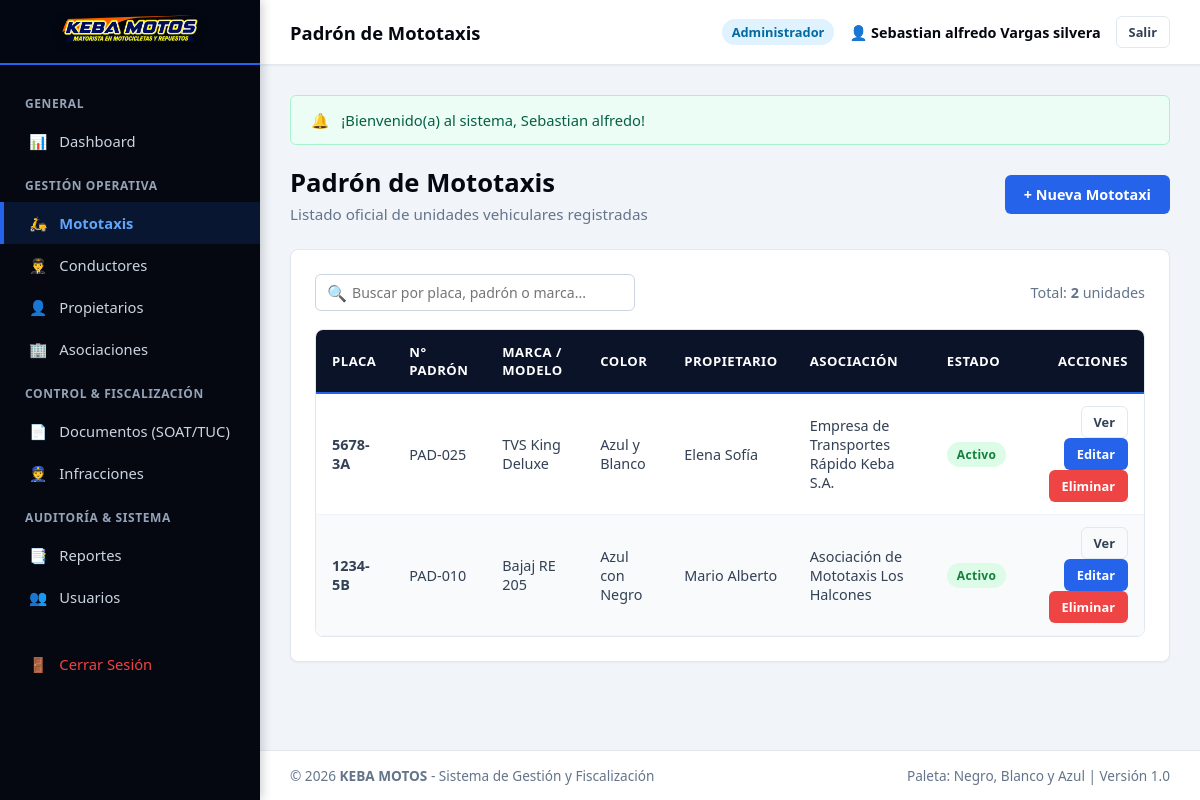
Page /views/vehiculos/listar_vehiculos.php (signed in) on the committed database.
### tables this page shows
CREATE TABLE `vehiculos` (
  `id_vehiculo` INT AUTO_INCREMENT PRIMARY KEY,
  `placa` VARCHAR(10) NOT NULL UNIQUE,
  `numero_padron` VARCHAR(20) NULL,
  `marca` VARCHAR(50) NOT NULL,
  `modelo` VARCHAR(50) NULL,
  `color` VARCHAR(50) NOT NULL,
  `anio_fabricacion` YEAR NULL,
  `numero_motor` VARCHAR(50) NULL,
  `numero_chasis` VARCHAR(50) NULL,
  `id_propietario` INT NOT NULL,
  `id_asociacion` INT NULL,
  `foto` VARCHAR(255) NULL,
  `estado` ENUM('Activo', 'Inactivo', 'De Baja', 'Observado') DEFAULT 'Activo',
  `created_at` TIMESTAMP DEFAULT CURRENT_TIMESTAMP,
  `updated_at` TIMESTAMP DEFAULT CURRENT_TIMESTAMP ON UPDATE CURRENT_TIMESTAMP,
  CONSTRAINT `fk_vehiculos_propietarios` FOREIGN KEY (`id_propietario`) REFERENCES `propietarios` (`id_propietario`) ON UPDATE CASCADE,
  CONSTRAINT `fk_vehiculos_asociaciones` FOREIGN KEY (`id_asociacion`) REFERENCES `asociaciones` (`id_asociacion`) ON UPDATE CASCADE ON DELETE SET NULL
);

CREATE TABLE `propietarios` (
  `id_propietario` INT AUTO_INCREMENT PRIMARY KEY,
  `tipo_documento` ENUM('DNI', 'RUC', 'Carnet Extranjeria') DEFAULT 'DNI',
  `numero_documento` VARCHAR(20) NOT NULL UNIQUE,
  `nombres_razon_social` VARCHAR(150) NOT NULL,
  `apellidos` VARCHAR(150) NULL,
  `telefono` VARCHAR(20) NULL,
  `email` VARCHAR(100) NULL,
  `direccion` VARCHAR(255) NULL,
  `estado` ENUM('Activo', 'Inactivo') DEFAULT 'Activo',
  `created_at` TIMESTAMP DEFAULT CURRENT_TIMESTAMP,
  `updated_at` TIMESTAMP DEFAULT CURRENT_TIMESTAMP ON UPDATE CURRENT_TIMESTAMP
);

CREATE TABLE `asociaciones` (
  `id_asociacion` INT AUTO_INCREMENT PRIMARY KEY,
  `nombre` VARCHAR(150) NOT NULL,
  `ruc` VARCHAR(11) UNIQUE NULL,
  `resolucion_municipal` VARCHAR(100) NULL,
  `direccion` VARCHAR(200) NULL,
  `telefono` VARCHAR(20) NULL,
  `presidente` VARCHAR(150) NULL,
  `color_distintivo` VARCHAR(50) NULL,
  `cantidad_paraderos` INT DEFAULT 1,
  `estado` ENUM('Activo', 'Inactivo') DEFAULT 'Activo',
  `created_at` TIMESTAMP DEFAULT CURRENT_TIMESTAMP,
  `updated_at` TIMESTAMP DEFAULT CURRENT_TIMESTAMP ON UPDATE CURRENT_TIMESTAMP
);

### helpers/funciones.php (called while the page is built, shortened)
<?php
function vistaUrl($ruta) {
    return BASE_URL . 'views/' . ltrim($ruta, '/');
}
function controladorUrl($ruta) {
    return BASE_URL . 'controllers/' . ltrim($ruta, '/');
}

### config/conexion.php (called while the page is built, shortened)
<?php
class Database {
    private static $host = "localhost";
    private static $db_name = "keba";
    private static $username = "root";
    private static $password = "";
    private static $conexion = null;
    public static function conectar() {
        if (self::$conexion === null) {
            try {
                $opciones = [
                    PDO::ATTR_ERRMODE => PDO::ERRMODE_EXCEPTION,
                    PDO::ATTR_DEFAULT_FETCH_MODE => PDO::FETCH_ASSOC,
                    PDO::ATTR_EMULATE_PREPARES => true,
                    PDO::MYSQL_ATTR_MULTI_STATEMENTS => true,
                    PDO::MYSQL_ATTR_INIT_COMMAND => "SET NAMES utf8mb4 COLLATE utf8mb4_unicode_ci"
                ];
                try {
                    $dsn = "mysql:host=" . self::$host . ";dbname=" . self::$db_name . ";charset=utf8mb4";
                    self::$conexion = new PDO($dsn, self::$username, self::$password, $opciones);
                } catch (PDOException $e) {
                    if ($e->getCode() == 1049 || stripos($e->getMessage(), 'Unknown database') !== false) {
                        $dsnRoot = "mysql:host=" . self::$host . ";charset=utf8mb4";
                        $pdoRoot = new PDO($dsnRoot, self::$username, self::$password, $opciones);
                        $pdoRoot->exec("CREATE DATABASE IF NOT EXISTS `" . self::$db_name . "` CHARACTER SET utf8mb4 COLLATE utf8mb4_unicode_ci;");
                        $pdoRoot = null;
                        $dsn = "mysql:host=" . self::$host . ";dbname=" . self::$db_name . ";charset=utf8mb4";
                        self::$conexion = new PDO($dsn, self::$username, self::$password, $opciones);
                    } else {
                        throw $e;
                    }
                }
                $check = self::$conexion->query("SHOW TABLES LIKE 'usuarios'");
            } catch (PDOException $e) {
                die("<div style='padding:20px; font-family:sans-serif; background:#fee2e2; color:#991b1b; border:1px solid #f87171; border-radius:8px; margin:20px;'>
                        <strong>Error al conectar con la Base de Datos:</strong> " . htmlspecialchars($e->getMessage()) . "<br><br>
                        <em>Asegúrate de que MySQL esté activo en el Panel de Control de XAMPP.</em>
                     </div>");
            }
        }
        return self::$conexion;
    }
}

### models/Vehiculo.php (called while the page is built, shortened)
<?php
require_once dirname(__DIR__) . '/config/conexion.php';
class Vehiculo {
    private $db;
    public function __construct() {
        $this->db = Database::conectar();
    }
    public function listarTodos() {
        $sql = "SELECT v.*, p.nombres_razon_social AS propietario_nombre, p.numero_documento AS propietario_doc,
                       a.nombre AS asociacion_nombre
                FROM vehiculos v
                LEFT JOIN propietarios p ON v.id_propietario = p.id_propietario
                LEFT JOIN asociaciones a ON v.id_asociacion = a.id_asociacion
                ORDER BY v.id_vehiculo DESC";
        return $this->db->query($sql)->fetchAll();
    }
}

### views/vehiculos/listar_vehiculos.php (the view, shortened to what this page needs)
<?php
require_once dirname(__DIR__) . '/plantillas/header.php';
require_once dirname(__DIR__) . '/plantillas/sidebar.php';
require_once dirname(__DIR__) . '/plantillas/navbar.php';
require_once dirname(dirname(__DIR__)) . '/models/Vehiculo.php';
$vehiculoMod = new Vehiculo();
$vehiculos = $vehiculoMod->listarTodos();
?>
<div class="page-header">
    <div>
        <h1 class="page-title">Padrón de Mototaxis</h1>
        <p class="page-subtitle">Listado oficial de unidades vehiculares registradas</p>
    </div>
    <a href="<?= vistaUrl('vehiculos/registrar_vehiculo.php') ?>" class="btn btn-primary">+ Nueva Mototaxi</a>
</div>
<div class="card">
    <div class="table-toolbar">
        <div class="search-box">
            <span class="search-icon">🔍</span>
            <input type="text" id="inputBuscar" placeholder="Buscar por placa, padrón o marca...">
        </div>
        <div style="font-size: 0.9rem; color: #64748b;">
            Total: <strong><?= count($vehiculos) ?></strong> unidades
        </div>
    </div>
    <div class="table-responsive">
        <table class="table-custom" id="tablaRegistros">
            <thead>
                <tr>
                    <th>Placa</th>
                    <th>N° Padrón</th>
                    <th>Marca / Modelo</th>
                    <th>Color</th>
                    <th>Propietario</th>
                    <th>Asociación</th>
                    <th>Estado</th>
                    <th style="text-align: right;">Acciones</th>
                </tr>
            </thead>
            <tbody>
                <?php if (empty($vehiculos)): ?>
                <tr><td colspan="8" style="text-align:center; padding: 25px;">No se encontraron mototaxis registradas.</td></tr>
                <?php else: ?>
                <?php foreach ($vehiculos as $v): ?>
                <tr>
                    <td><strong><?= htmlspecialchars($v['placa']) ?></strong></td>
                    <td><?= htmlspecialchars($v['numero_padron'] ?? '-') ?></td>
                    <td><?= htmlspecialchars($v['marca'] . ' ' . $v['modelo']) ?></td>
                    <td><?= htmlspecialchars($v['color']) ?></td>
                    <td><?= htmlspecialchars($v['propietario_nombre'] ?? '-') ?></td>
                    <td><?= htmlspecialchars($v['asociacion_nombre'] ?? 'Sin Asociación') ?></td>
                    <td>
                        <span class="badge <?= $v['estado'] === 'Activo' ? 'badge-success' : 'badge-danger' ?>">
                            <?= htmlspecialchars($v['estado']) ?>
                        </span>
                    </td>
                    <td style="text-align: right;">
                        <a href="<?= vistaUrl('vehiculos/ver_vehiculo.php?id=' . $v['id_vehiculo']) ?>" class="btn btn-outline btn-sm">Ver</a>
                        <a href="<?= vistaUrl('vehiculos/editar_vehiculo.php?id=' . $v['id_vehiculo']) ?>" class="btn btn-primary btn-sm">Editar</a>
                        <a href="<?= controladorUrl('vehiculo_controlador.php?accion=eliminar&id=' . $v['id_vehiculo']) ?>" class="btn btn-danger btn-sm btn-confirmar-eliminar">Eliminar</a>
                    </td>
                </tr>
                <?php endforeach; ?>
                <?php endif; ?>
            </tbody>
        </table>
    </div>
</div>
<?php require_once dirname(__DIR__) . '/plantillas/footer.php'; ?>

### assets/css/estilos.css (style rules this page uses)
:root { --color-primary: #0284c7; --color-primary-dark: #0369a1; --color-primary-light: #e0f2fe; --color-blue-accent: #2563eb; --color-black: #050811; --color-black-card: #0d121f; --color-black-border: #1a233a; --color-black-light: #1e293b; --color-white: #ffffff; --color-gray-50: #f8fafc; --color-gray-100: #f1f5f9; --color-gray-200: #e2e8f0; --color-gray-500: #64748b; --color-gray-700: #334155; --color-success: #10b981; --color-warning: #f59e0b; --color-danger: #ef4444; --color-info: #0284c7; --sidebar-width: 260px; --header-height: 65px; --font-main: 'Segoe UI', system-ui, -apple-system, sans-serif; --shadow-sm: 0 1px 2px 0 rgba(0, 0, 0, 0.05); --shadow-md: 0 4px 6px -1px rgba(0, 0, 0, 0.1), 0 2px 4px -1px rgba(0, 0, 0, 0.06); --shadow-lg: 0 10px 15px -3px rgba(0, 0, 0, 0.15), 0 4px 6px -2px rgba(0, 0, 0, 0.05); }
* { margin: 0; padding: 0; box-sizing: border-box; font-family: var(--font-main); }
body { background-color: var(--color-gray-100); color: var(--color-gray-700); min-height: 100vh; display: flex; flex-direction: column; }
.page-header { display: flex; align-items: center; justify-content: space-between; margin-bottom: 25px; flex-wrap: wrap; gap: 15px; }
.page-title { font-size: 1.6rem; font-weight: 800; color: var(--color-black); }
.page-subtitle { color: var(--color-gray-500); font-size: 0.95rem; margin-top: 4px; }
.btn { display: inline-flex; align-items: center; justify-content: center; gap: 8px; padding: 9px 18px; border-radius: 6px; font-size: 0.9rem; font-weight: 600; cursor: pointer; text-decoration: none; transition: all 0.2s ease; border: 1px solid transparent; }
.btn-primary { background-color: var(--color-blue-accent); color: var(--color-white); }
.btn-outline { background-color: transparent; border-color: var(--color-gray-200); color: var(--color-gray-700); }
.btn-danger { background-color: var(--color-danger); color: var(--color-white); }
.btn-sm { padding: 6px 12px; font-size: 0.8rem; }
.card { background-color: var(--color-white); border-radius: 8px; border: 1px solid var(--color-gray-200); box-shadow: var(--shadow-sm); padding: 24px; margin-bottom: 25px; }

### assets/css/tablas.css (style rules this page uses)
.table-responsive { width: 100%; overflow-x: auto; border: 1px solid #e2e8f0; border-radius: 8px; background-color: #ffffff; }
.table-custom { width: 100%; border-collapse: collapse; font-size: 0.9rem; text-align: left; }
.table-custom thead tr { background-color: #0b1329; color: #ffffff; border-bottom: 2px solid #2563eb; }
.table-custom th { padding: 13px 16px; font-weight: 700; font-size: 0.82rem; text-transform: uppercase; letter-spacing: 0.5px; }
.table-custom td { padding: 12px 16px; border-bottom: 1px solid #f1f5f9; color: #334155; vertical-align: middle; }
.table-custom tbody tr:nth-child(even) { background-color: #f8fafc; }
.badge { display: inline-block; padding: 4px 10px; border-radius: 20px; font-size: 0.75rem; font-weight: 700; text-align: center; letter-spacing: 0.3px; }
.badge-success { background-color: #dcfce7; color: #15803d; }
.table-toolbar { display: flex; align-items: center; justify-content: space-between; margin-bottom: 18px; flex-wrap: wrap; gap: 12px; }
.search-box { display: flex; align-items: center; position: relative; max-width: 320px; width: 100%; }
.search-box input { width: 100%; padding: 8px 14px 8px 36px; border: 1.5px solid #cbd5e1; border-radius: 6px; font-size: 0.88rem; background-color: #ffffff; }
.search-box span.search-icon { position: absolute; left: 12px; color: #94a3b8; }

### rows in the picture
vehiculos: placa "5678-3A", numero_padron "PAD-025", marca+modelo "TVS King Deluxe", color "Azul y Blanco", id_propietario.nombres_razon_social "Elena Sofía", id_asociacion.nombre "Empresa de Transportes Rápido Keba S.A.", estado "Activo"
vehiculos: placa "1234-5B", numero_padron "PAD-010", marca+modelo "Bajaj RE 205", color "Azul con Negro", id_propietario.nombres_razon_social "Mario Alberto", id_asociacion.nombre "Asociación de Mototaxis Los Halcones", estado "Activo"

### other values in the picture
$subtituloNavbar "Padrón de Mototaxis"
$usuarioActivo['rol_nombre'] "Administrador"
$flash['mensaje'] "¡Bienvenido(a) al sistema, Sebastian alfredo!"
count($vehiculos) "2"
